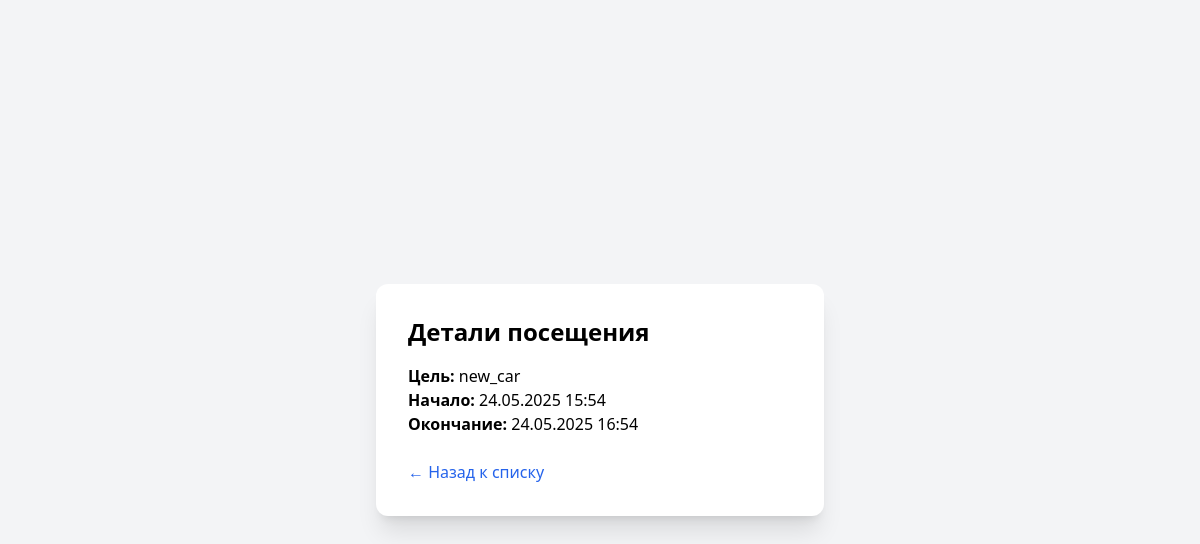
Screenshot of /visit/12/ (signed in) with the database file from the repository.
### analytics/models.py (models this page shows, shortened)
class Visit(models.Model):
    PURPOSE_CHOICES = [
        ('new_car', 'Осмотр нового автомобиля'),
        ('service', 'Сервис'),
        ('test_drive', 'Тест-драйв'),
        ('documents', 'Документы'),
        ('other', 'Другое'),
    ]
    client = models.ForeignKey(Client, on_delete=models.CASCADE)
    time_in = models.DateTimeField()
    time_out = models.DateTimeField()
    purpose = models.CharField(max_length=20, choices=PURPOSE_CHOICES)

### analytics/views.py (the view)
# urls.py: path('visit/<int:pk>/', views.visit_detail, name='visit_detail'),
@login_required
def visit_detail(request, pk):
    visit = get_object_or_404(Visit, pk=pk, client__user=request.user)
    return render(request, 'analytics/visit_detail.html', {'visit': visit})

### templates/analytics/visit_detail.html (shortened to what this page needs)
<!DOCTYPE html>
<html lang="ru">
<head>
    <script src="https://cdn.tailwindcss.com"></script>
</head>
<body class="bg-gray-100 min-h-screen flex items-center justify-center px-4">
    <div class="bg-white shadow-xl rounded-xl p-8 w-full max-w-md">
        <h1 class="text-2xl font-bold mb-4">Детали посещения</h1>
        <p><strong>Цель:</strong> {{ visit.purpose }}</p>
        <p><strong>Начало:</strong> {{ visit.time_in|date:"d.m.Y H:i" }}</p>
        <p><strong>Окончание:</strong> {{ visit.time_out|date:"d.m.Y H:i" }}</p>
        <a href="{% url 'visit_create' %}" class="block mt-6 text-blue-600 hover:underline">← Назад к списку</a>
    </div>
</body>
</html>

### rows the page displays
Visit: purpose "new_car", time_in "24.05.2025 15:54", time_out "24.05.2025 16:54"
